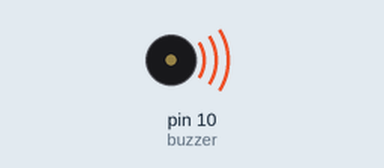
The sketch below on a simulated Arduino Uno, built with avr-gcc and run on an emulated ATmega328P. Parts: buzzer (waves = sounding).

Above: at 0.5 s.
Timing chart, 0 to 29.9 s (numbered marks = the images above):
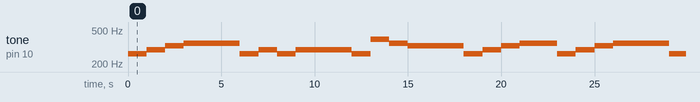

The sketch:

sketch_oct23a.ino
```cpp
int buzzer = 10;
void setup() {
  pinMode(10, OUTPUT);
}

void loop() {
  tone(buzzer, 262);
  delay(1000);
  noTone(buzzer);
  tone(buzzer, 294);
  delay(1000);
  noTone(buzzer);
  tone(buzzer, 329);
  delay(1000);
  noTone(buzzer);
  tone(buzzer, 349);
  delay(1000);
  noTone(buzzer);
  tone(buzzer, 349);
  delay(1000);
  noTone(buzzer);
  tone(buzzer, 349);
  delay(1000);
  noTone(buzzer);
  tone(buzzer, 262);
  delay(1000);
  noTone(buzzer);
  tone(buzzer, 294);
  delay(1000);
  noTone(buzzer);
  tone(buzzer, 262);
  delay(1000);
  noTone(buzzer);
  tone(buzzer, 294);
  delay(1000);
  noTone(buzzer);
  tone(buzzer, 294);
  delay(1000);
  noTone(buzzer);
  tone(buzzer, 294);
  delay(1000);
  noTone(buzzer);
  tone(buzzer, 262);
  delay(1000);
  noTone(buzzer);
  tone(buzzer, 391);
  delay(1000);
  noTone(buzzer);
  tone(buzzer, 349);
  delay(1000);
  noTone(buzzer);
  tone(buzzer, 329);
  delay(1000);
  noTone(buzzer);
  tone(buzzer, 329);
  delay(1000);
  noTone(buzzer);
  tone(buzzer, 329);
  delay(1000);
  noTone(buzzer);
  tone(buzzer, 262);
  delay(1000);
  noTone(buzzer);
  tone(buzzer, 294);
  delay(1000);
  noTone(buzzer);
  tone(buzzer, 329);
  delay(1000);
  noTone(buzzer);
  tone(buzzer, 349);
  delay(1000);
  noTone(buzzer);
  tone(buzzer, 349);
  delay(1000);
  noTone(buzzer);
  tone(buzzer, 349);
  noTone(buzzer);
}
```

Measured:
- by itself, tone on pin 10 (buzzer): repeats every 23.0 s: 294 Hz 1.0 s, 329 Hz 1.0 s, 349 Hz 3.0 s, 262 Hz 1.0 s, 294 Hz 1.0 s, 262 Hz 1.0 s, 294 Hz 3.0 s, 262 Hz 1.0 s, 391 Hz 1.0 s, 349 Hz 1.0 s, 329 Hz 3.0 s, 262 Hz 1.0 s, 294 Hz 1.0 s, 329 Hz 1.0 s, 349 Hz 2.0 s, 262 Hz 1.0 s
